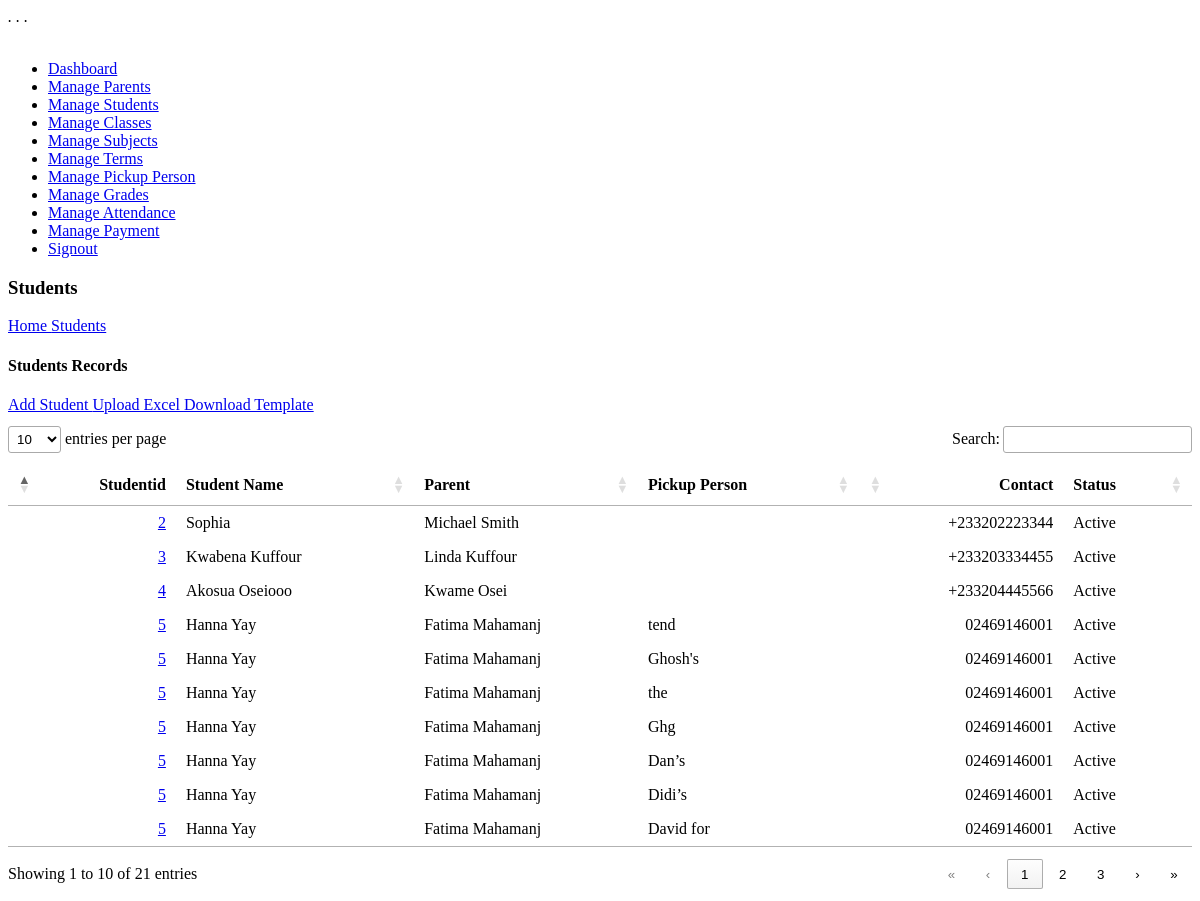
/manage_students.php (signed in), run on the app's committed database.
### tables this page shows
CREATE TABLE `kids` (
  `id` int(11) NOT NULL,
  `name` varchar(100) DEFAULT NULL,
  `image` varchar(255) DEFAULT NULL,
  `parent_id` int(11) DEFAULT NULL
);

CREATE TABLE `parents` (
  `id` int(11) NOT NULL,
  `name` varchar(100) DEFAULT NULL,
  `phone` varchar(15) DEFAULT NULL,
  `email` varchar(100) DEFAULT NULL,
  `image` varchar(255) DEFAULT NULL,
  `push_token` varchar(255) DEFAULT NULL,
  `address` varchar(255) DEFAULT NULL,
  `occupation` varchar(100) DEFAULT NULL,
  `relationship` varchar(50) DEFAULT NULL
);

CREATE TABLE `pickup_persons` (
  `id` int(11) NOT NULL,
  `name` varchar(100) DEFAULT NULL,
  `image` varchar(255) DEFAULT NULL,
  `pickup_id` varchar(100) DEFAULT NULL,
  `kid_id` int(11) DEFAULT NULL,
  `uuid` varchar(36) NOT NULL
);

### manage_students.php (the view, shortened to what this page needs)
<?php
include "db.php";
$sql = "
    SELECT
        k.id AS student_id,
        k.name AS student_name,
        p.name AS parent_name,
        p.phone AS parent_contact,
        pp.name AS pickup_person_name
    FROM
        kids k
    JOIN
        parents p ON k.parent_id = p.id
    LEFT JOIN
        pickup_persons pp ON k.id = pp.kid_id
";
$result = $conn->query($sql);
?>
<?php include "header.php" ?>
 <?php include "sidebar.php"; ?>
    <div class="content-body">
        <div class="container">
            <div class="page-title">
               <div class="row align-items-center justify-content-between">
                  <div class="col-xl-4">
                     <div class="page-title-content">
                        <h3>Students</h3>
                     </div>
                  </div>
                  <div class="col-auto">
                     <div class="breadcrumbs"><a href="#">Home </a><span><i class="ri-arrow-right-s-line"></i></span><a href="#">Students</a></div>
                  </div>
               </div>
            </div>
            <div class="row">
               <div class="col-xl-12">
<div class="card">
    <div class="card-header">
        <h4 class="card-title">Students Records</h4>
        <div class="card-header flex-row">
            <a class="btn btn-primary" href="add_students.php">
                <span><i class="bi bi-plus"></i></span>Add Student
            </a>
            <a class="btn btn-success ms-2" href="upload_students.php">
                <span><i class="ri-upload-line"></i></span>Upload Excel
            </a>
            <a class="btn btn-info ms-2" href="templates/students_template.csv" download>
                <span><i class="ri-download-line"></i></span>Download Template
            </a>
        </div>
    </div>
    <div class="card-body">
        <div class="Students-content">
            <div class="table-responsive">
            <table class="table" id="mainTable">
                    <thead>
                        <tr>
                            <th>Studentid</th>
                            <th>Student Name</th>
                            <th>Parent</th>
                            <th>Pickup Person</th>
                            <th>Contact </th>
                            <th>Status</th>
                        </tr>
                    </thead>
                    <tbody>
                        <?php while ($row = $result->fetch_assoc()) { ?>
                        <tr>
                        <td>
  <a href="edit_students.php?id=<?php echo $row['student_id']; ?>">
    <?php echo $row['student_id']; ?>
  </a>
</td>                       <td><?php echo $row['student_name']; ?></td>
                            <td><?php echo $row['parent_name']; ?></td>
                            <td><?php echo $row['pickup_person_name']; ?></td>
                            <td><?php echo $row['parent_contact']; ?></td>
                            <td>Active</td>
                        </tr>
                        <?php } ?>
                    </tbody>
                </table>
            </div>
        </div>
    </div>
</div>
               </div>
            </div>
         </div>
    </div>
<?php include "footer.php" ?>

### data on the page
kids: id "2", name "Sophia", parent.name "Michael Smith", parent.phone "+233202223344"
kids: id "3", name "Kwabena Kuffour", parent.name "Linda Kuffour", parent.phone "+233203334455"
kids: id "4", name "Akosua Oseiooo", parent.name "Kwame Osei", parent.phone "+233204445566"
kids: id "5", name "Hanna Yay", parent.name "Fatima Mahamanj", pickup_persons.name "tend", parent.phone "02469146001", pickup_persons.name "Ghosh's", pickup_persons.name "the", pickup_persons.name "Ghg", pickup_persons.name "Dan’s", pickup_persons.name "Didi’s", pickup_persons.name "David for"
